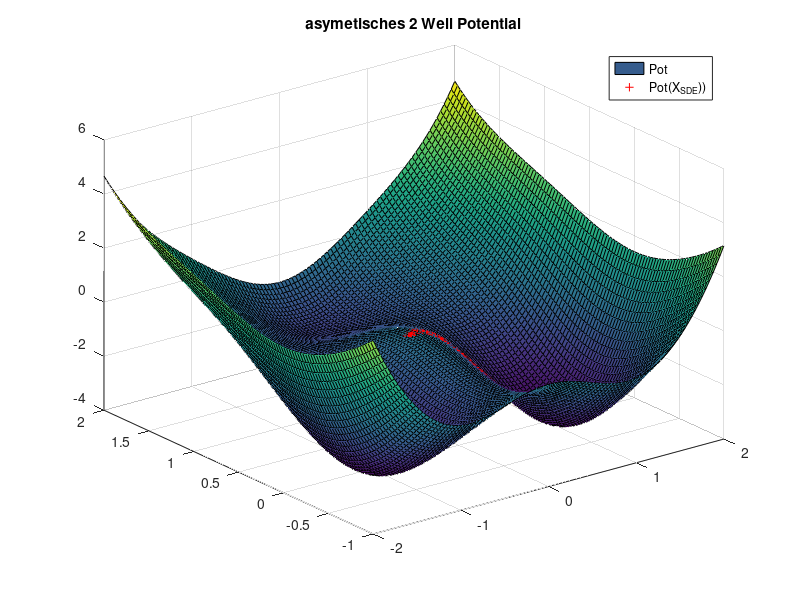

Here is the MATLAB script that generated this plot:
%Skript für ein 2D Potential
clear all

xplot = linspace(-2,2);
yplot = linspace(-1,2);

[Xplot,Yplot] = meshgrid(xplot,yplot);

V = @(x,y) 3.*exp(-x.^2-(y-1/3).^2)-3.*exp(-x.^2-(y-5/3).^2) - 5.*exp(-(x-1).^2-y.^2)-5.*exp(-(x+1).^2-y.^2) + ...
    1/5.*x.^4 +1/5*(y-1/3).^4;

dxV =@(x,y) -6.*x.*exp(-x.^2-(y-1/3).^2)+6.*x.*exp(-x.^2-(y-5/3).^2) + 10.*(x-1).*exp(-(x-1).^2-y.^2)+10.*(x+1).*exp(-(x+1).^2-y.^2) + ...
    4/5.*x.^4;

dyV=@(x,y) -6.*(y-1/3).*exp(-x.^2-(y-1/3).^2)+6.*(y-5/3).*exp(-x.^2-(y-5/3).^2) +10.*y.*exp(-(x-1).^2-y.^2)+10.*y.*exp(-(x+1).^2-y.^2) + ...
     +4/5*(y-1/3).^3;

% figure(1)
% surf(Xplot,Yplot,V(Xplot,Yplot))

epsilon = 0.1;

N=1000; Xzero=1; dt=1/N;

dW=sqrt(dt)*randn(1,N);
%Xem = zeros(1,N);
Xzerox = 0;
Xzeroy = 0.5;
Xtempx = Xzerox;
Xtempy = Xzeroy;
j=1;

anzSample=1000;
 %while (Xtemp>b) || (Xtemp<a)
 for j=1:anzSample
     %Winc = sum(dW((j-1)+1:j));
     %Xtemp = Xtemp -(dpoth(Xtemp) + dbasisfun(Xtemp))*dt + sqrt(dt)*epsilon*randn; 
     Xtempx = Xtempx -(dxV(Xtempx,Xtempy))*dt + sqrt(dt)*epsilon*randn;%+1/2*(sqrt(dt)*epsilon*randn)^2-dt;
     Xtempy = Xtempy -(dyV(Xtempx,Xtempy))*dt + sqrt(dt)*epsilon*randn;%+1/2*(sqrt(dt)*epsilon*randn)^2-dt;
     Xemx(j) = Xtempx;
     Xemy(j) = Xtempy;
 %end
 %j=j+1;
 end
 
figure(2)
surf(Xplot,Yplot,V(Xplot,Yplot)), hold on
plot3([Xzerox Xemx],[Xzeroy Xemy],V([Xzerox Xemx],[Xzeroy Xemy]),'r+'),%hold off
hold off
legend('Pot','Pot(X_{SDE}))')
title('asymetisches 2 Well Potential')